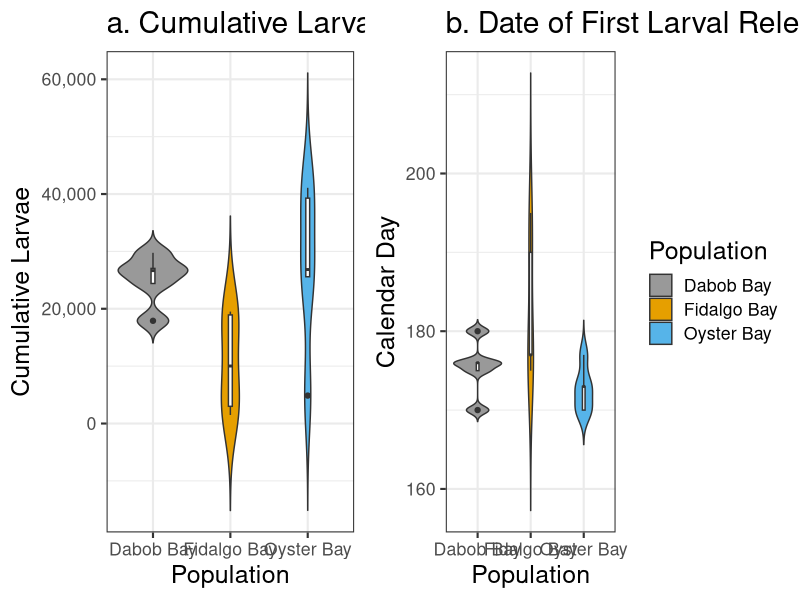
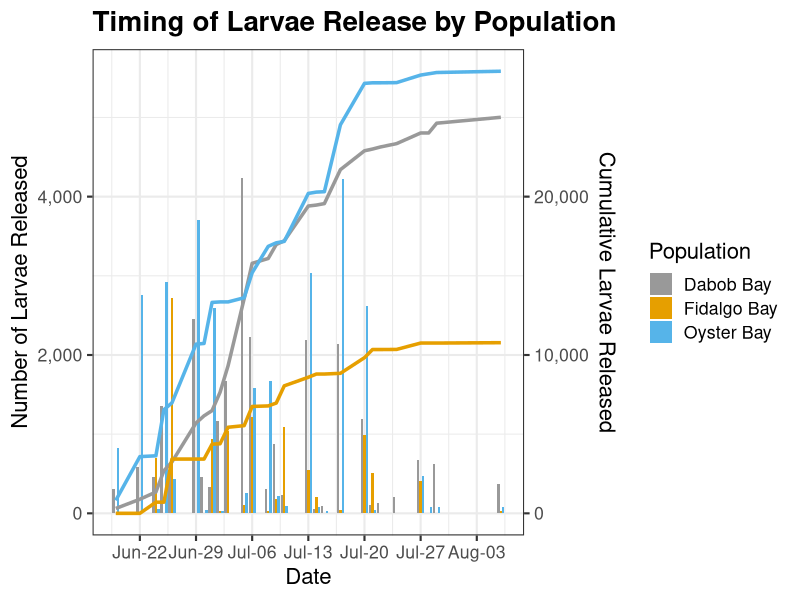
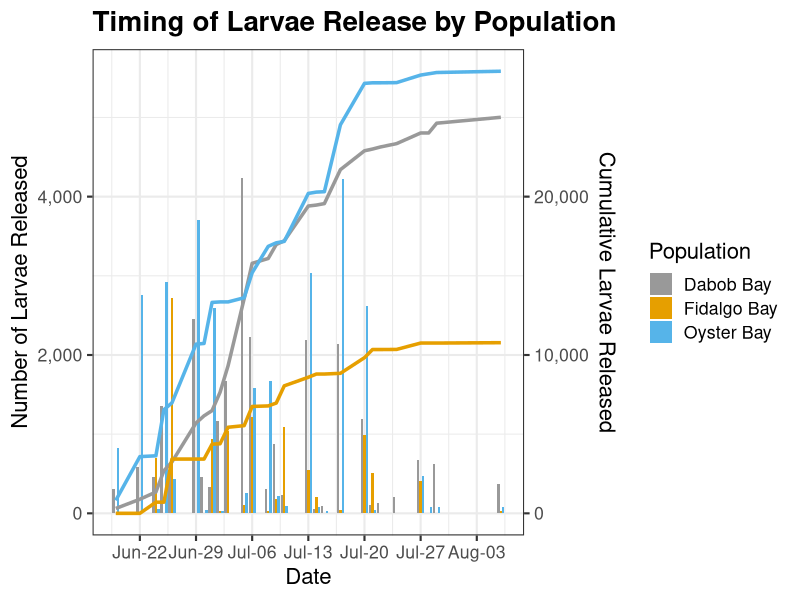

These charts were generated, in order, by the following R code:
## Katherine Silliman 
## Summer 2017
## Puget Sound Reproduction 2015 - Manuscript Plots

library(ggplot2) #for plotting
library(dplyr) #Data summary
library(plotrix)#for SE calculation
library("grid")#plotting
library(gridExtra) #plotting
library(scales) #plotting

larvae = read.csv("../../Data/Larval counts - Day 1-By Family.csv", header = TRUE)
larvae$Population <- gsub("\\s{1}\\(HC\\)","",larvae$Population)
larvae$Population <- gsub("\\s{1}\\(SS\\)","",larvae$Population)
larvae$Population <- gsub("\\s{1}\\(NF\\)","",larvae$Population)

pop_larvae <- subset(larvae, select = c(Date,Population,Family,Total.Larvae,Total.per.capita)) %>% filter(Family != "") %>% group_by(Date,Population)
pop_larvae$Date <- as.Date(pop_larvae$Date, "%m/%d/%Y")
pop_larvae <- arrange(pop_larvae, Date) %>% mutate(CalDay = format(Date,"%j"))

#Calculate total larvae released across families
pop_total <- summarise(pop_larvae, total.by.date = sum(Total.Larvae))

#Get the number of larvae produced per oyster "percap"
percap.norms <- function(x) {  #write function
  if(x == "Oyster Bay") y <- 99 
  if(x == "Dabob Bay") y <- 94 
  if(x == "Fidalgo Bay") y <- 99 
  return(y) #return result
}
pop_total$percap.norm <- as.numeric(sapply(pop_total$Population,percap.norms))
pop_total$total.per.cap <- pop_total$total.by.date/pop_total$percap.norm 

#Calculate cumulative larvae released through time
pop_total <- group_by(pop_total, Population) %>% mutate(cum.total=cumsum(total.by.date),cum.percap = cumsum(total.per.cap),CalDay = format(Date,"%j")) %>% arrange(Date) %>% select(Date,CalDay,Population,total.by.date,total.per.cap,cum.total,cum.percap)

#Overlay graph with color
bb <- ggplot(data=pop_total, aes(x=Date, y=total.per.cap, group=Population, fill=Population)) + 
  geom_bar(stat="identity",position=position_dodge()) + ylab("Number of Larvae Released") +
  ggtitle("Timing of Larvae Release by Population") + theme_bw(base_size = 16) +   
  theme(plot.title = element_text(face = 'bold',size = 20, hjust = 0))+
  scale_x_date(date_breaks = "1 week",date_labels ="%b-%d")+
  scale_fill_manual(values=c("#999999", "#E69F00", "#56B4E9"))

bl <- bb+ geom_line(data=pop_total, aes(x=Date, y=cum.percap/5, group=Population, colour=Population),size=1.2) +
  scale_color_manual(values=c("#999999", "#E69F00", "#56B4E9")) +
  scale_y_continuous(sec.axis = sec_axis(label=comma,~.*5,name="Cumulative Larvae Released"), label=comma)

jpeg(filename = "Figure1_Reproduction.jpeg")
grid.newpage()
bl
dev.off()

setEPS()
postscript("Figure1_Reproduction.eps")
bl
dev.off()
# Using buckets as replicates

family_larvae <- group_by(pop_larvae,Family) %>% filter(Family !="")
fam.sum <- summarize(family_larvae, overall_Total = sum(Total.Larvae, na.rm = T), 
                     mean.larvae = mean(Total.Larvae,na.rm=T), 
                     se.larvae = std.error(Total.Larvae,na.rm=T), 
                     mean.percap = mean(Total.per.capita,na.rm=T), 
                     total.percap = sum(Total.per.capita,na.rm=T), 
                     maxday = as.numeric(CalDay[which.max(Total.Larvae)]), 
                     max = max(Total.Larvae), max.percap = max(Total.per.capita), 
                     Population = first(Population), 
                     first.big = as.numeric(CalDay[which(Total.Larvae > 0)[1]]))

#Cumulative larvae violin plots, with bucket as replicate
tc.plot <- ggplot(fam.sum, aes(x=Population, y=total.percap,fill=Population)) + 
  geom_violin(trim=FALSE) + 
  scale_fill_manual(values=c("#999999", "#E69F00", "#56B4E9")) + 
  geom_boxplot(width=0.05,fill="white") + 
  labs(title="Cumulative Larvae",y=expression("Cumulative Larvae")) + 
  theme_bw(base_size = 16)+
  theme(title = element_text(size = 18)) + scale_y_continuous(label=comma)

#First day of larval release violin plots, with bucket as replicate
fd.plot <- ggplot(fam.sum, aes(x=Population, y=first.big,fill=Population)) + 
  geom_violin(trim=FALSE) + 
  scale_fill_manual(values=c("#999999", "#E69F00", "#56B4E9")) + 
  geom_boxplot(width=0.05,fill="white") + 
  labs(title="Date of First Larval Release",y="Calendar Day") + 
  theme_bw(base_size = 16)+
  theme(title = element_text(size = 18))

tc.plot <- tc.plot + theme(legend.position="none",legend.text = element_text(size = 18)) + labs(title="a. Cumulative Larvae") + scale_fill_manual(values=c("#999999", "#E69F00", "#56B4E9"))
fd.plot <- fd.plot + labs(title="b. Date of First Larval Release") + scale_fill_manual(values=c("#999999", "#E69F00", "#56B4E9"))
#jpeg(filename = "Cum_1stDay_Comb_PS2015_color.jpeg", width = 1156, height = 400)
grid.arrange(tc.plot,fd.plot, ncol = 2, widths = c(1.68,2))
dev.off()